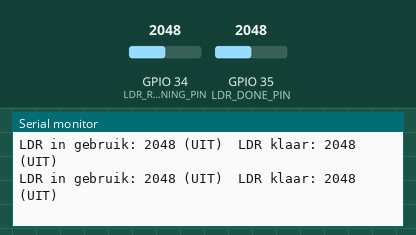
This sketch was run on a simulated ESP32. Parts: the last lines printed to the serial monitor. The test bench sets the inputs (shaded band); at power-on: GPIO 34 (LDR_RUNNING_PIN) = 2048, GPIO 35 (LDR_DONE_PIN) = 2048. WiFi joins after 1.5 s; servers stay silent unless stated; uploads are accepted with an empty reply.

Above: at 2.7 s.
2.8 s: GPIO 34 (LDR_RUNNING_PIN) set to 3540
At 3.31 s:
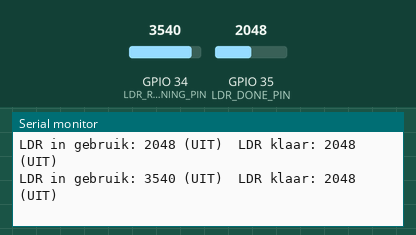
4.3 s: GPIO 34 (LDR_RUNNING_PIN) set to 3639
At 4.9 s:
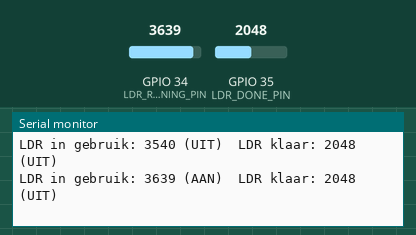
13.2 s: GPIO 35 (LDR_DONE_PIN) set to 3637
At 13.9 s:
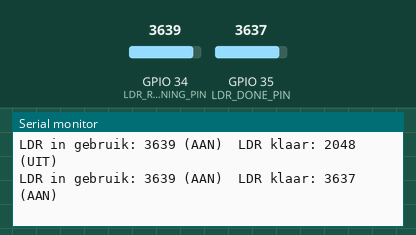
14.7 s: GPIO 35 (LDR_DONE_PIN) set to 3557
At 14.82 s:
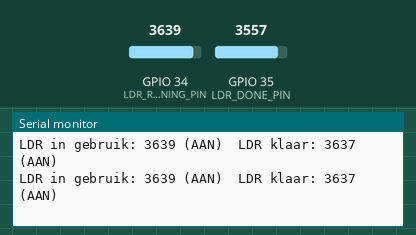

The sketch:

esp32-code-wasmachine.ino
```cpp
#include <WiFi.h>
#include <HTTPClient.h>

// ---------- WiFi settings ----------
const char* WIFI_SSID     = "Ziggo4680326";
const char* WIFI_PASSWORD = "eyrfTfdp77gfdrxt";
const char* HOSTNAME      = "GoonESP32-Wasmachine";

// ---------- Server settings ----------
const char* SERVER_HOST = "192.168.178.10";
const int   SERVER_PORT = 5000;

// ---------- LDR's ----------
// LDR 1: "in gebruik" lampje van de wasmachine
// LDR 2: "klaar" lampje van de wasmachine
#define LDR_RUNNING_PIN 34
#define LDR_DONE_PIN    35

// Kalibratie: open de Serial Monitor (115200 baud) en kijk naar de "LDR raw"
// waarden met de lampjes uit vs aan. Zet de THRESHOLDs er tussenin.
// Let op omgevingslicht (dag/avond) — eventueel een kokertje om de LDR's helpt.
int THRESHOLD_RUNNING = 3600;
int THRESHOLD_DONE    = 3600;

const unsigned long CONFIRM_TIME       = 5000;   // ms aanhoudend licht = echte statuswissel (voorkomt flukes)
const unsigned long SAMPLE_INTERVAL    = 500;    // ms tussen metingen
const unsigned long RECONNECT_INTERVAL = 30000;  // ms tussen WiFi-reconnect pogingen

bool runningReported = false;
unsigned long runningOnSince = 0;

bool doneReported = false;
unsigned long doneOnSince = 0;

unsigned long lastSample = 0;
unsigned long lastWifiAttempt = 0;

void setup() {
  Serial.begin(115200);
  pinMode(LDR_RUNNING_PIN, INPUT);
  pinMode(LDR_DONE_PIN, INPUT);

  connectWiFi();

  Serial.println("Setup completed");
}

void loop() {
  unsigned long now = millis();

  maintainWiFi(now);

  if (now - lastSample < SAMPLE_INTERVAL) return;
  lastSample = now;

  int rawRunning = analogRead(LDR_RUNNING_PIN);
  int rawDone    = analogRead(LDR_DONE_PIN);
  bool runningOn = rawRunning > THRESHOLD_RUNNING;
  bool doneOn    = rawDone > THRESHOLD_DONE;

  Serial.printf("LDR in gebruik: %d (%s)  LDR klaar: %d (%s)\n",
    rawRunning, runningOn ? "AAN" : "UIT",
    rawDone, doneOn ? "AAN" : "UIT");

  // --- "In gebruik" lampje ---
  if (runningOn) {
    if (runningOnSince == 0) runningOnSince = now;

    if (!runningReported && now - runningOnSince > CONFIRM_TIME) {
      runningReported = true;
      Serial.println("Wasmachine in gebruik");
      reportEvent("/api/wasmachine/start");
    }
  } else {
    runningOnSince = 0;
    runningReported = false;
  }

  // --- "Klaar" lampje ---
  if (doneOn) {
    if (doneOnSince == 0) doneOnSince = now;

    if (!doneReported && now - doneOnSince > CONFIRM_TIME) {
      doneReported = true;
      Serial.println("Was is klaar!");
      reportEvent("/api/wasmachine");
    }
  } else {
    doneOnSince = 0;
    if (doneReported) {
      Serial.println("Klaar-lampje uit, wasmachine leeggehaald");
      reportEvent("/api/wasmachine/reset");
    }
    doneReported = false;
  }
}

void connectWiFi() {
  WiFi.mode(WIFI_STA);
  WiFi.setHostname(HOSTNAME);
  WiFi.begin(WIFI_SSID, WIFI_PASSWORD);

  Serial.print("Connecting to WiFi");
  unsigned long start = millis();
  while (WiFi.status() != WL_CONNECTED && millis() - start < 15000) {
    delay(500);
    Serial.print(".");
  }

  if (WiFi.status() == WL_CONNECTED) {
    Serial.println();
    Serial.print("WiFi connected, IP: ");
    Serial.println(WiFi.localIP());
  } else {
    Serial.println();
    Serial.println("WiFi connect failed, will retry in background");
  }
}

void maintainWiFi(unsigned long now) {
  if (WiFi.status() == WL_CONNECTED) return;
  if (now - lastWifiAttempt < RECONNECT_INTERVAL) return;
  lastWifiAttempt = now;
  Serial.println("WiFi disconnected, reconnecting...");
  connectWiFi();
}

void reportEvent(const char* path) {
  if (WiFi.status() != WL_CONNECTED) {
    Serial.println("WiFi not connected, kan event niet versturen");
    return;
  }

  HTTPClient http;
  String url = String("http://") + SERVER_HOST + ":" + SERVER_PORT + path;
  http.begin(url);
  http.addHeader("Content-Type", "application/json");

  String payload = String("{\"device\":\"") + HOSTNAME + "\"}";
  int httpCode = http.POST(payload);

  if (httpCode > 0) {
    Serial.printf("Event %s verstuurd, HTTP %d\n", path, httpCode);
  } else {
    Serial.printf("Event %s mislukt: %s\n", path, http.errorToString(httpCode).c_str());
  }

  http.end();
}
```

Measured:
- the behaviour switches between 3600 and 3601 on GPIO 34 (LDR_RUNNING_PIN) (found by bisection; images 1 and 2)
- after the input at 2.8 s, the serial monitor: prints a new line after 0.20 s (image 1)
- after the input at 4.3 s, the serial monitor: prints a new line after 0.21 s (image 2)
- after the input at 13.2 s, the serial monitor: prints a new line after 0.31 s (image 3)
